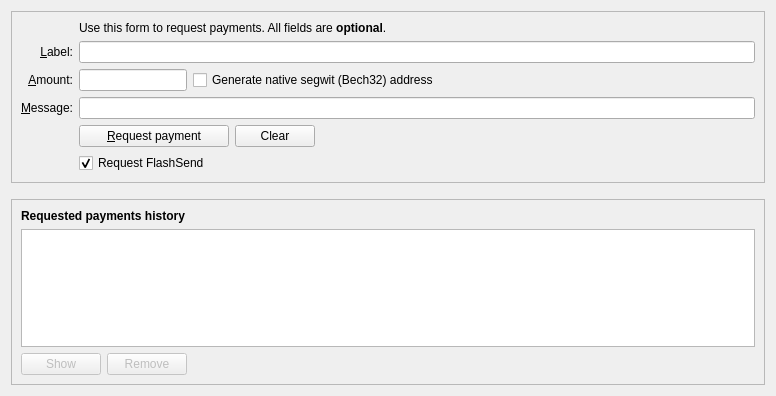
<?xml version="1.0" encoding="UTF-8"?>
<ui version="4.0">
 <class>ReceiveCoinsDialog</class>
 <widget class="QWidget" name="ReceiveCoinsDialog">
  <property name="geometry">
   <rect>
    <x>0</x>
    <y>0</y>
    <width>776</width>
    <height>396</height>
   </rect>
  </property>
  <layout class="QVBoxLayout" name="verticalLayout" stretch="0,0,1">
   <item>
    <widget class="QFrame" name="frame2">
     <property name="sizePolicy">
      <sizepolicy hsizetype="Preferred" vsizetype="Expanding">
       <horstretch>0</horstretch>
       <verstretch>0</verstretch>
      </sizepolicy>
     </property>
     <property name="frameShape">
      <enum>QFrame::StyledPanel</enum>
     </property>
     <property name="frameShadow">
      <enum>QFrame::Sunken</enum>
     </property>
     <layout class="QVBoxLayout" name="verticalLayout_3">
      <item>
       <layout class="QGridLayout" name="gridLayout">
        <item row="5" column="0">
         <widget class="QLabel" name="label">
          <property name="toolTip">
           <string>An optional amount to request. Leave this empty or zero to not request a specific amount.</string>
          </property>
          <property name="text">
           <string>&amp;Amount:</string>
          </property>
          <property name="alignment">
           <set>Qt::AlignRight|Qt::AlignTrailing|Qt::AlignVCenter</set>
          </property>
          <property name="buddy">
           <cstring>reqAmount</cstring>
          </property>
         </widget>
        </item>
        <item row="6" column="0">
         <widget class="QLabel" name="label_3">
          <property name="toolTip">
           <string>An optional message to attach to the payment request, which will be displayed when the request is opened. Note: The message will not be sent with the payment over the QSTEES network.</string>
          </property>
          <property name="text">
           <string>&amp;Message:</string>
          </property>
          <property name="alignment">
           <set>Qt::AlignRight|Qt::AlignTrailing|Qt::AlignVCenter</set>
          </property>
          <property name="buddy">
           <cstring>reqMessage</cstring>
          </property>
         </widget>
        </item>
        <item row="4" column="2">
         <widget class="QLineEdit" name="reqLabel">
          <property name="toolTip">
           <string>An optional label to associate with the new receiving address.</string>
          </property>
         </widget>
        </item>
        <item row="2" column="2">
         <widget class="QLabel" name="label_5">
          <property name="text">
           <string>Use this form to request payments. All fields are &lt;b&gt;optional&lt;/b&gt;.</string>
          </property>
         </widget>
        </item>
        <item row="4" column="0">
         <widget class="QLabel" name="label_2">
          <property name="toolTip">
           <string>An optional label to associate with the new receiving address.</string>
          </property>
          <property name="text">
           <string>&amp;Label:</string>
          </property>
          <property name="alignment">
           <set>Qt::AlignRight|Qt::AlignTrailing|Qt::AlignVCenter</set>
          </property>
          <property name="buddy">
           <cstring>reqLabel</cstring>
          </property>
         </widget>
        </item>
        <item row="6" column="2">
         <widget class="QLineEdit" name="reqMessage">
          <property name="toolTip">
           <string>An optional message to attach to the payment request, which will be displayed when the request is opened. Note: The message will not be sent with the payment over the QSTEES network.</string>
          </property>
         </widget>
        </item>
        <item row="7" column="2">
         <layout class="QHBoxLayout" name="horizontalLayout">
          <item>
           <widget class="QPushButton" name="receiveButton">
            <property name="minimumSize">
             <size>
              <width>150</width>
              <height>0</height>
             </size>
            </property>
            <property name="text">
             <string>&amp;Request payment</string>
            </property>
            <property name="icon">
             <iconset resource="../qstees.qrc">
              <normaloff>:/icons/receiving_addresses</normaloff>:/icons/receiving_addresses</iconset>
            </property>
           </widget>
          </item>
          <item>
           <widget class="QPushButton" name="clearButton">
            <property name="sizePolicy">
             <sizepolicy hsizetype="Minimum" vsizetype="Fixed">
              <horstretch>0</horstretch>
              <verstretch>0</verstretch>
             </sizepolicy>
            </property>
            <property name="toolTip">
             <string>Clear all fields of the form.</string>
            </property>
            <property name="text">
             <string>Clear</string>
            </property>
            <property name="icon">
             <iconset resource="../qstees.qrc">
              <normaloff>:/icons/remove</normaloff>:/icons/remove</iconset>
            </property>
            <property name="autoDefault">
             <bool>false</bool>
            </property>
           </widget>
          </item>
          <item>
           <spacer name="horizontalSpacer">
            <property name="orientation">
             <enum>Qt::Horizontal</enum>
            </property>
            <property name="sizeHint" stdset="0">
             <size>
              <width>40</width>
              <height>20</height>
             </size>
            </property>
           </spacer>
          </item>
         </layout>
        </item>
        <item row="7" column="0">
         <widget class="QLabel" name="label_7">
          <property name="text">
           <string/>
          </property>
         </widget>
        </item>
        <item row="8" column="2">
         <widget class="QCheckBox" name="checkUseInstantSend">
          <property name="text">
           <string>Request FlashSend</string>
          </property>
          <property name="checked">
           <bool>true</bool>
          </property>
         </widget>
        </item>
        <item row="5" column="2">
         <layout class="QHBoxLayout" name="horizontalLayout_6">
          <item>
           <widget class="QSTEESAmountField" name="reqAmount">
            <property name="sizePolicy">
             <sizepolicy hsizetype="Fixed" vsizetype="Fixed">
              <horstretch>0</horstretch>
              <verstretch>0</verstretch>
             </sizepolicy>
            </property>
            <property name="minimumSize">
             <size>
              <width>80</width>
              <height>0</height>
             </size>
            </property>
            <property name="maximumSize">
             <size>
              <width>1000</width>
              <height>100</height>
             </size>
            </property>
            <property name="toolTip">
             <string>An optional amount to request. Leave this empty or zero to not request a specific amount.</string>
            </property>
           </widget>
          </item>
          <item>
           <widget class="QCheckBox" name="useBech32">
            <property name="sizePolicy">
             <sizepolicy hsizetype="Fixed" vsizetype="Fixed">
              <horstretch>0</horstretch>
              <verstretch>0</verstretch>
             </sizepolicy>
            </property>
            <property name="maximumSize">
             <size>
              <width>1000</width>
              <height>16777215</height>
             </size>
            </property>
            <property name="focusPolicy">
             <enum>Qt::StrongFocus</enum>
            </property>
            <property name="toolTip">
             <string>Native segwit addresses (aka Bech32 or BIP-173) reduce your transaction fees later on and offer better protection against typos, but old wallets don't support them. When unchecked, an address compatible with older wallets will be created instead.</string>
            </property>
            <property name="text">
             <string>Generate native segwit (Bech32) address</string>
            </property>
           </widget>
          </item>
          <item>
           <spacer name="horizontalSpacer_3">
            <property name="orientation">
             <enum>Qt::Horizontal</enum>
            </property>
            <property name="sizeHint" stdset="0">
             <size>
              <width>0</width>
              <height>0</height>
             </size>
            </property>
           </spacer>
          </item>
         </layout>
        </item>
       </layout>
      </item>
     </layout>
    </widget>
   </item>
   <item>
    <spacer name="verticalSpacer_2">
     <property name="orientation">
      <enum>Qt::Vertical</enum>
     </property>
     <property name="sizeHint" stdset="0">
      <size>
       <width>20</width>
       <height>10</height>
      </size>
     </property>
    </spacer>
   </item>
   <item>
    <widget class="QFrame" name="frame">
     <property name="sizePolicy">
      <sizepolicy hsizetype="Preferred" vsizetype="Expanding">
       <horstretch>0</horstretch>
       <verstretch>0</verstretch>
      </sizepolicy>
     </property>
     <property name="frameShape">
      <enum>QFrame::StyledPanel</enum>
     </property>
     <property name="frameShadow">
      <enum>QFrame::Raised</enum>
     </property>
     <layout class="QVBoxLayout" name="verticalLayout_2">
      <item>
       <widget class="QLabel" name="label_6">
        <property name="font">
         <font>
          <weight>75</weight>
          <bold>true</bold>
         </font>
        </property>
        <property name="text">
         <string>Requested payments history</string>
        </property>
       </widget>
      </item>
      <item>
       <widget class="QTableView" name="recentRequestsView">
        <property name="contextMenuPolicy">
         <enum>Qt::CustomContextMenu</enum>
        </property>
        <property name="tabKeyNavigation">
         <bool>false</bool>
        </property>
        <property name="sortingEnabled">
         <bool>true</bool>
        </property>
       </widget>
      </item>
      <item>
       <layout class="QHBoxLayout" name="horizontalLayout_2">
        <item>
         <widget class="QPushButton" name="showRequestButton">
          <property name="enabled">
           <bool>false</bool>
          </property>
          <property name="toolTip">
           <string>Show the selected request (does the same as double clicking an entry)</string>
          </property>
          <property name="text">
           <string>Show</string>
          </property>
          <property name="icon">
           <iconset resource="../qstees.qrc">
            <normaloff>:/icons/edit</normaloff>:/icons/edit</iconset>
          </property>
          <property name="autoDefault">
           <bool>false</bool>
          </property>
         </widget>
        </item>
        <item>
         <widget class="QPushButton" name="removeRequestButton">
          <property name="enabled">
           <bool>false</bool>
          </property>
          <property name="toolTip">
           <string>Remove the selected entries from the list</string>
          </property>
          <property name="text">
           <string>Remove</string>
          </property>
          <property name="icon">
           <iconset resource="../qstees.qrc">
            <normaloff>:/icons/remove</normaloff>:/icons/remove</iconset>
          </property>
          <property name="autoDefault">
           <bool>false</bool>
          </property>
         </widget>
        </item>
        <item>
         <spacer name="horizontalSpacer_2">
          <property name="orientation">
           <enum>Qt::Horizontal</enum>
          </property>
          <property name="sizeHint" stdset="0">
           <size>
            <width>40</width>
            <height>20</height>
           </size>
          </property>
         </spacer>
        </item>
       </layout>
      </item>
     </layout>
    </widget>
   </item>
  </layout>
 </widget>
 <customwidgets>
  <customwidget>
   <class>QSTEESAmountField</class>
   <extends>QLineEdit</extends>
   <header>qt/qsteesamountfield.h</header>
   <container>1</container>
  </customwidget>
 </customwidgets>
 <tabstops>
  <tabstop>reqLabel</tabstop>
  <tabstop>reqAmount</tabstop>
  <tabstop>useBech32</tabstop>
  <tabstop>reqMessage</tabstop>
  <tabstop>receiveButton</tabstop>
  <tabstop>clearButton</tabstop>
  <tabstop>recentRequestsView</tabstop>
  <tabstop>showRequestButton</tabstop>
  <tabstop>removeRequestButton</tabstop>
 </tabstops>
 <resources>
  <include location="../qstees.qrc"/>
 </resources>
 <connections/>
</ui>
